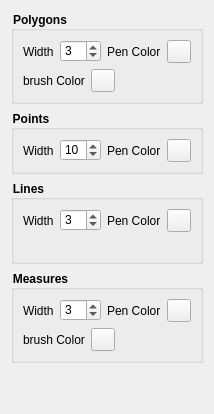
     <widget class="QWidget" name="tab">
      <attribute name="title">
       <string>Drawings</string>
      </attribute>
      <layout class="QVBoxLayout" name="verticalLayout_3">
       <item>
        <widget class="QGroupBox" name="groupBox">
         <property name="font">
          <font>
           <weight>75</weight>
           <bold>true</bold>
          </font>
         </property>
         <property name="styleSheet">
          <string notr="true">QGroupBox { font-weight: bold; }</string>
         </property>
         <property name="title">
          <string>Polygons</string>
         </property>
         <property name="flat">
          <bool>true</bool>
         </property>
         <layout class="QVBoxLayout" name="verticalLayout_6">
          <item>
           <layout class="QHBoxLayout" name="horizontalLayout_4">
            <item>
             <widget class="QLabel" name="label_4">
              <property name="text">
               <string>Width</string>
              </property>
             </widget>
            </item>
            <item>
             <widget class="QSpinBox" name="poly_width">
              <property name="minimum">
               <number>1</number>
              </property>
              <property name="maximum">
               <number>10</number>
              </property>
              <property name="value">
               <number>3</number>
              </property>
             </widget>
            </item>
            <item>
             <widget class="QLabel" name="label_10">
              <property name="text">
               <string>Pen Color</string>
              </property>
             </widget>
            </item>
            <item>
             <widget class="QgsColorButton" name="poly_pen">
              <property name="color">
               <color>
                <red>252</red>
                <green>215</green>
                <blue>108</blue>
               </color>
              </property>
              <property name="allowOpacity">
               <bool>true</bool>
              </property>
              <property name="defaultColor">
               <color>
                <red>252</red>
                <green>215</green>
                <blue>108</blue>
               </color>
              </property>
             </widget>
            </item>
           </layout>
          </item>
          <item>
           <layout class="QHBoxLayout" name="horizontalLayout_3">
            <item>
             <widget class="QLabel" name="label_11">
              <property name="text">
               <string>brush Color</string>
              </property>
             </widget>
            </item>
            <item>
             <widget class="QgsColorButton" name="poly_brush">
              <property name="color">
               <color alpha="100">
                <red>252</red>
                <green>215</green>
                <blue>108</blue>
               </color>
              </property>
              <property name="allowOpacity">
               <bool>true</bool>
              </property>
              <property name="defaultColor">
               <color alpha="100">
                <red>252</red>
                <green>215</green>
                <blue>108</blue>
               </color>
              </property>
             </widget>
            </item>
            <item>
             <spacer name="horizontalSpacer_2">
              <property name="orientation">
               <enum>Qt::Horizontal</enum>
              </property>
              <property name="sizeHint" stdset="0">
               <size>
                <width>40</width>
                <height>20</height>
               </size>
              </property>
             </spacer>
            </item>
           </layout>
          </item>
         </layout>
        </widget>
       </item>
       <item>
        <widget class="QGroupBox" name="groupBox_2">
         <property name="styleSheet">
          <string notr="true">QGroupBox { font-weight: bold; }</string>
         </property>
         <property name="title">
          <string>Points</string>
         </property>
         <property name="flat">
          <bool>true</bool>
         </property>
         <layout class="QVBoxLayout" name="verticalLayout_5">
          <item>
           <layout class="QHBoxLayout" name="horizontalLayout_7">
            <item>
             <widget class="QLabel" name="label_5">
              <property name="text">
               <string>Width</string>
              </property>
             </widget>
            </item>
            <item>
             <widget class="QSpinBox" name="point_width">
              <property name="minimum">
               <number>1</number>
              </property>
              <property name="maximum">
               <number>20</number>
              </property>
              <property name="value">
               <number>10</number>
              </property>
             </widget>
            </item>
            <item>
             <widget class="QLabel" name="label_8">
              <property name="text">
               <string>Pen Color</string>
              </property>
             </widget>
            </item>
            <item>
             <widget class="QgsColorButton" name="point_pen">
              <property name="color">
               <color>
                <red>220</red>
                <green>20</green>
                <blue>60</blue>
               </color>
              </property>
              <property name="allowOpacity">
               <bool>true</bool>
              </property>
              <property name="defaultColor">
               <color>
                <red>220</red>
                <green>20</green>
                <blue>60</blue>
               </color>
              </property>
             </widget>
            </item>
           </layout>
          </item>
         </layout>
        </widget>
       </item>
       <item>
        <widget class="QGroupBox" name="groupBox_3">
         <property name="styleSheet">
          <string notr="true">QGroupBox { font-weight: bold; }</string>
         </property>
         <property name="title">
          <string>Lines</string>
         </property>
         <property name="flat">
          <bool>true</bool>
         </property>
         <layout class="QVBoxLayout" name="verticalLayout_4">
          <item>
           <layout class="QHBoxLayout" name="horizontalLayout_8">
            <item>
             <widget class="QLabel" name="label_6">
              <property name="text">
               <string>Width</string>
              </property>
             </widget>
            </item>
            <item>
             <widget class="QSpinBox" name="lines_width">
              <property name="minimum">
               <number>1</number>
              </property>
              <property name="maximum">
               <number>10</number>
              </property>
              <property name="value">
               <number>3</number>
              </property>
             </widget>
            </item>
            <item>
             <widget class="QLabel" name="label_12">
              <property name="text">
               <string>Pen Color</string>
              </property>
             </widget>
            </item>
            <item>
             <widget class="QgsColorButton" name="lines_pen">
              <property name="color">
               <color>
                <red>252</red>
                <green>215</green>
                <blue>108</blue>
               </color>
              </property>
              <property name="allowOpacity">
               <bool>true</bool>
              </property>
              <property name="defaultColor">
               <color>
                <red>252</red>
                <green>215</green>
                <blue>108</blue>
               </color>
              </property>
             </widget>
            </item>
           </layout>
          </item>
          <item>
           <widget class="QLabel" name="label_9">
            <property name="text">
             <string/>
            </property>
           </widget>
          </item>
         </layout>
        </widget>
       </item>
       <item>
        <widget class="QGroupBox" name="groupBox_4">
         <property name="styleSheet">
          <string notr="true">QGroupBox { font-weight: bold; }</string>
         </property>
         <property name="title">
          <string>Measures</string>
         </property>
         <property name="flat">
          <bool>true</bool>
         </property>
         <layout class="QVBoxLayout" name="verticalLayout_7">
          <item>
           <layout class="QHBoxLayout" name="horizontalLayout_6">
            <item>
             <widget class="QLabel" name="label_7">
              <property name="text">
               <string>Width</string>
              </property>
             </widget>
            </item>
            <item>
             <widget class="QSpinBox" name="measures_width">
              <property name="minimum">
               <number>1</number>
              </property>
              <property name="maximum">
               <number>10</number>
              </property>
              <property name="value">
               <number>3</number>
              </property>
             </widget>
            </item>
            <item>
             <widget class="QLabel" name="label_14">
              <property name="text">
               <string>Pen Color</string>
              </property>
             </widget>
            </item>
            <item>
             <widget class="QgsColorButton" name="measures_pen">
              <property name="color">
               <color>
                <red>0</red>
                <green>188</green>
                <blue>212</blue>
               </color>
              </property>
              <property name="allowOpacity">
               <bool>true</bool>
              </property>
              <property name="defaultColor">
               <color>
                <red>0</red>
                <green>188</green>
                <blue>212</blue>
               </color>
              </property>
             </widget>
            </item>
           </layout>
          </item>
          <item>
           <layout class="QHBoxLayout" name="horizontalLayout_5">
            <item>
             <widget class="QLabel" name="label_13">
              <property name="text">
               <string>brush Color</string>
              </property>
             </widget>
            </item>
            <item>
             <widget class="QgsColorButton" name="measures_brush">
              <property name="color">
               <color alpha="100">
                <red>255</red>
                <green>193</green>
                <blue>7</blue>
               </color>
              </property>
              <property name="allowOpacity">
               <bool>true</bool>
              </property>
              <property name="defaultColor">
               <color alpha="100">
                <red>255</red>
                <green>193</green>
                <blue>7</blue>
               </color>
              </property>
             </widget>
            </item>
            <item>
             <spacer name="horizontalSpacer_3">
              <property name="orientation">
               <enum>Qt::Horizontal</enum>
              </property>
              <property name="sizeHint" stdset="0">
               <size>
                <width>40</width>
                <height>20</height>
               </size>
              </property>
             </spacer>
            </item>
           </layout>
          </item>
         </layout>
        </widget>
       </item>
       <item>
        <spacer name="verticalSpacer_2">
         <property name="orientation">
          <enum>Qt::Vertical</enum>
         </property>
         <property name="sizeHint" stdset="0">
          <size>
           <width>20</width>
           <height>40</height>
          </size>
         </property>
        </spacer>
       </item>
      </layout>
     </widget>
